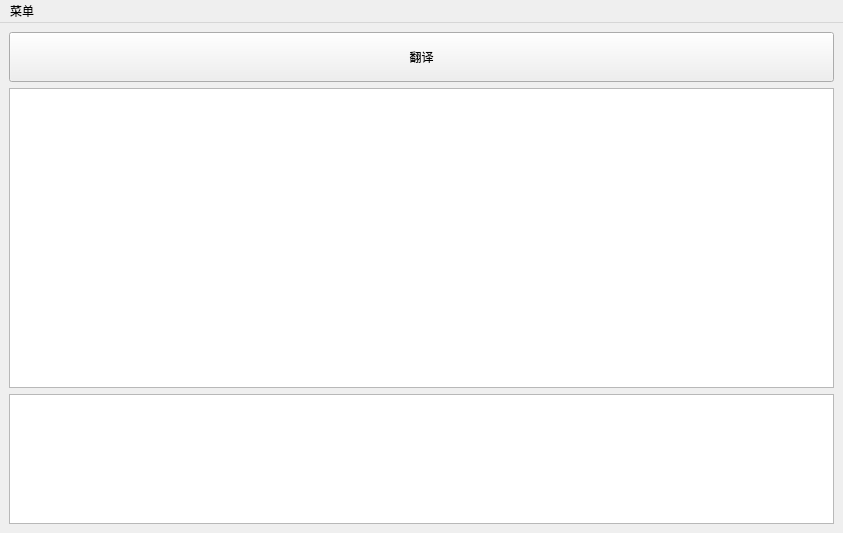
<?xml version="1.0" encoding="UTF-8"?>
<ui version="4.0">
 <class>MainWindow</class>
 <widget class="QMainWindow" name="MainWindow">
  <property name="geometry">
   <rect>
    <x>0</x>
    <y>0</y>
    <width>843</width>
    <height>533</height>
   </rect>
  </property>
  <property name="windowTitle">
   <string>MainWindow</string>
  </property>
  <widget class="QWidget" name="centralwidget">
   <layout class="QGridLayout" name="gridLayout">
    <item row="0" column="0">
     <layout class="QVBoxLayout" name="verticalLayout">
      <item>
       <widget class="QPushButton" name="tranButton">
        <property name="sizePolicy">
         <sizepolicy hsizetype="Minimum" vsizetype="Fixed">
          <horstretch>0</horstretch>
          <verstretch>0</verstretch>
         </sizepolicy>
        </property>
        <property name="minimumSize">
         <size>
          <width>0</width>
          <height>50</height>
         </size>
        </property>
        <property name="text">
         <string>翻译</string>
        </property>
       </widget>
      </item>
      <item>
       <widget class="QTextEdit" name="inputEdit">
        <property name="minimumSize">
         <size>
          <width>0</width>
          <height>300</height>
         </size>
        </property>
       </widget>
      </item>
      <item>
       <widget class="QTextEdit" name="outinfo">
        <property name="minimumSize">
         <size>
          <width>0</width>
          <height>0</height>
         </size>
        </property>
       </widget>
      </item>
     </layout>
    </item>
   </layout>
  </widget>
  <widget class="QMenuBar" name="menubar">
   <property name="geometry">
    <rect>
     <x>0</x>
     <y>0</y>
     <width>843</width>
     <height>25</height>
    </rect>
   </property>
   <widget class="QMenu" name="menu">
    <property name="title">
     <string>菜单</string>
    </property>
    <widget class="QMenu" name="language">
     <property name="title">
      <string>语言</string>
     </property>
     <addaction name="Lzh_cn"/>
     <addaction name="Len_us"/>
    </widget>
    <addaction name="apioption"/>
    <addaction name="language"/>
   </widget>
   <addaction name="menu"/>
  </widget>
  <action name="apioption">
   <property name="text">
    <string>api设置</string>
   </property>
  </action>
  <action name="Lzh_cn">
   <property name="text">
    <string>zh-cn</string>
   </property>
  </action>
  <action name="Len_us">
   <property name="text">
    <string>en-us</string>
   </property>
  </action>
 </widget>
 <resources/>
 <connections/>
</ui>
